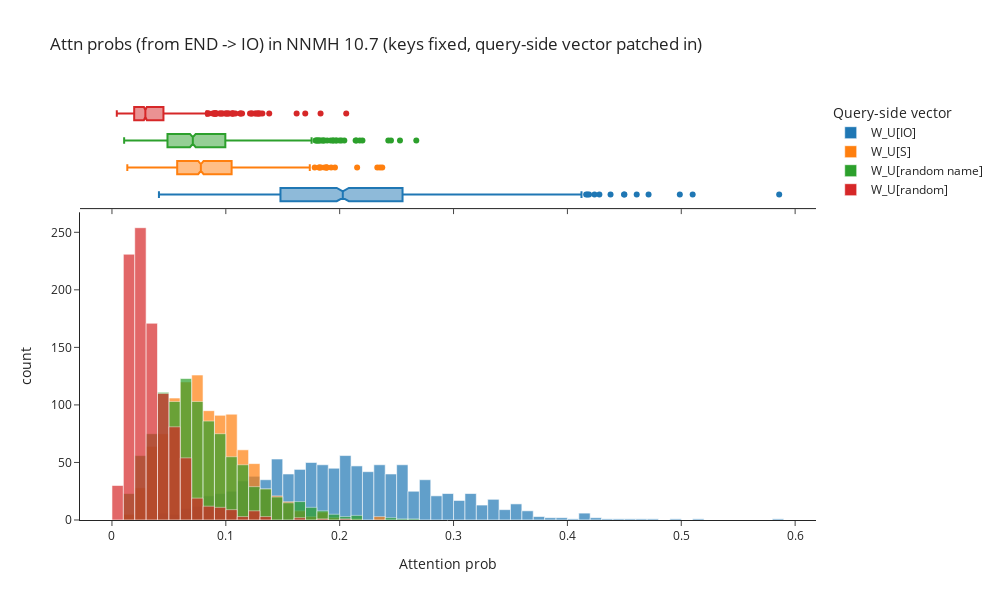

Notebook cell for this chart:
### Code cell
hist(
    [probs_IO, probs_S, probs_random_name, probs_random],
    labels={"variable": "Query-side vector", "value": "Attention prob"},
    title="Attn probs (from END -> IO) in NNMH 10.7 (keys fixed, query-side vector patched in)",
    names=["W_U[IO]", "W_U[S]", "W_U[random name]", "W_U[random]"],
    width=1000,
    height=600,
    opacity=0.7,
    marginal="box",
    template="simple_white"
)

### Figure 1 — Plotly figure (JSON) as saved in the notebook; plotly's stock layout.template omitted (floating-point values rounded to 4 significant figures; data arrays with more than 128 entries replaced by an {"elided": "..."} marker saying what was removed)
{"data": [{"alignmentgroup": "True", "bingroup": "x", "hovertemplate": "Query-side vector=wide_variable_0<br>Attention prob=%{x}<br>count=%{y}<extra></extra>", "legendgroup": "wide_variable_0", "marker": {"color": "#1F77B4", "opacity": 0.7, "pattern": {"shape": ""}}, "name": "W_U[IO]", "offsetgroup": "wide_variable_0", "orientation": "v", "showlegend": true, "type": "histogram", "x": {"elided": "1000 float values"}, "xaxis": "x", "yaxis": "y"}, {"alignmentgroup": "True", "hovertemplate": "Query-side vector=wide_variable_0<br>Attention prob=%{x}<extra></extra>", "legendgroup": "wide_variable_0", "marker": {"color": "#1F77B4"}, "name": "W_U[IO]", "notched": true, "offsetgroup": "wide_variable_0", "showlegend": false, "type": "box", "x": {"elided": "1000 float values"}, "xaxis": "x2", "yaxis": "y2"}, {"alignmentgroup": "True", "bingroup": "x", "hovertemplate": "Query-side vector=wide_variable_1<br>Attention prob=%{x}<br>count=%{y}<extra></extra>", "legendgroup": "wide_variable_1", "marker": {"color": "#FF7F0E", "opacity": 0.7, "pattern": {"shape": ""}}, "name": "W_U[S]", "offsetgroup": "wide_variable_1", "orientation": "v", "showlegend": true, "type": "histogram", "x": {"elided": "1000 float values"}, "xaxis": "x", "yaxis": "y"}, {"alignmentgroup": "True", "hovertemplate": "Query-side vector=wide_variable_1<br>Attention prob=%{x}<extra></extra>", "legendgroup": "wide_variable_1", "marker": {"color": "#FF7F0E"}, "name": "W_U[S]", "notched": true, "offsetgroup": "wide_variable_1", "showlegend": false, "type": "box", "x": {"elided": "1000 float values"}, "xaxis": "x2", "yaxis": "y2"}, {"alignmentgroup": "True", "bingroup": "x", "hovertemplate": "Query-side vector=wide_variable_2<br>Attention prob=%{x}<br>count=%{y}<extra></extra>", "legendgroup": "wide_variable_2", "marker": {"color": "#2CA02C", "opacity": 0.7, "pattern": {"shape": ""}}, "name": "W_U[random name]", "offsetgroup": "wide_variable_2", "orientation": "v", "showlegend": true, "type": "histogram", "x": {"elided": "1000 float values"}, "xaxis": "x", "yaxis": "y"}, {"alignmentgroup": "True", "hovertemplate": "Query-side vector=wide_variable_2<br>Attention prob=%{x}<extra></extra>", "legendgroup": "wide_variable_2", "marker": {"color": "#2CA02C"}, "name": "W_U[random name]", "notched": true, "offsetgroup": "wide_variable_2", "showlegend": false, "type": "box", "x": {"elided": "1000 float values"}, "xaxis": "x2", "yaxis": "y2"}, {"alignmentgroup": "True", "bingroup": "x", "hovertemplate": "Query-side vector=wide_variable_3<br>Attention prob=%{x}<br>count=%{y}<extra></extra>", "legendgroup": "wide_variable_3", "marker": {"color": "#D62728", "opacity": 0.7, "pattern": {"shape": ""}}, "name": "W_U[random]", "offsetgroup": "wide_variable_3", "orientation": "v", "showlegend": true, "type": "histogram", "x": {"elided": "1000 float values"}, "xaxis": "x", "yaxis": "y"}, {"alignmentgroup": "True", "hovertemplate": "Query-side vector=wide_variable_3<br>Attention prob=%{x}<extra></extra>", "legendgroup": "wide_variable_3", "marker": {"color": "#D62728"}, "name": "W_U[random]", "notched": true, "offsetgroup": "wide_variable_3", "showlegend": false, "type": "box", "x": {"elided": "1000 float values"}, "xaxis": "x2", "yaxis": "y2"}], "layout": {"bargap": 0, "barmode": "overlay", "height": 600, "legend": {"title": {"text": "Query-side vector"}, "tracegroupgap": 0}, "title": {"text": "Attn probs (from END -> IO) in NNMH 10.7 (keys fixed, query-side vector patched in)"}, "width": 1000, "xaxis": {"anchor": "y", "domain": [0, 1], "title": {"text": "Attention prob"}}, "xaxis2": {"anchor": "y2", "domain": [0, 1], "matches": "x", "showticklabels": false}, "yaxis": {"anchor": "x", "domain": [0, 0.7326], "title": {"text": "count"}}, "yaxis2": {"anchor": "x2", "domain": [0.7426, 1], "matches": "y2", "showline": false, "showticklabels": false, "ticks": ""}}}
